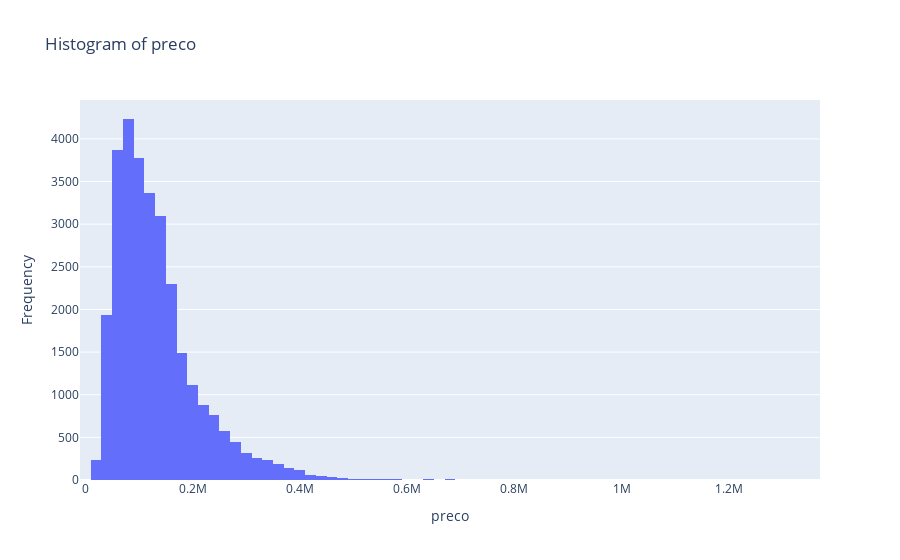

The notebook cell saved with this chart:
### Code cell
plot_histogram(df, "preco", nbins=100)

### Figure 1 — Plotly figure (JSON) as saved in the notebook; plotly's stock layout.template omitted (floating-point values rounded to 4 significant figures; data arrays with more than 128 entries replaced by an {"elided": "..."} marker saying what was removed)
{"data": [{"nbinsx": 100, "type": "histogram", "x": {"elided": "29584 float values"}}], "layout": {"showlegend": false, "title": {"text": "Histogram of preco"}, "xaxis": {"title": {"text": "preco"}}, "yaxis": {"title": {"text": "Frequency"}}}}
